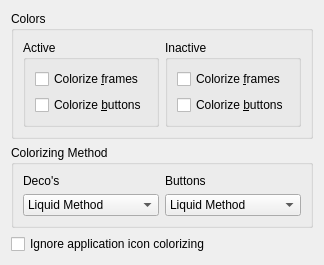
     <widget class="QWidget" name="TabPage">
      <attribute name="title">
       <string>Colors</string>
      </attribute>
      <layout class="QVBoxLayout">
       <item>
        <widget class="QGroupBox" name="buttonGroup2">
         <property name="title">
          <string>Colors</string>
         </property>
         <layout class="QVBoxLayout">
          <item>
           <layout class="QHBoxLayout">
            <item>
             <widget class="QGroupBox" name="buttonGroup14">
              <property name="title">
               <string>Active</string>
              </property>
              <layout class="QVBoxLayout">
               <item>
                <widget class="QCheckBox" name="colorizeActFramesChkBox">
                 <property name="text">
                  <string>Colorize &amp;frames</string>
                 </property>
                </widget>
               </item>
               <item>
                <widget class="QCheckBox" name="colorizeActButtonsChkBox">
                 <property name="text">
                  <string>Colorize &amp;buttons</string>
                 </property>
                </widget>
               </item>
              </layout>
             </widget>
            </item>
            <item>
             <widget class="QGroupBox" name="buttonGroup14_2">
              <property name="title">
               <string>Inactive</string>
              </property>
              <layout class="QVBoxLayout">
               <item>
                <widget class="QCheckBox" name="colorizeInActFramesChkBox">
                 <property name="text">
                  <string>Colorize &amp;frames</string>
                 </property>
                </widget>
               </item>
               <item>
                <widget class="QCheckBox" name="colorizeInActButtonsChkBox">
                 <property name="text">
                  <string>Colorize &amp;buttons</string>
                 </property>
                </widget>
               </item>
              </layout>
             </widget>
            </item>
           </layout>
          </item>
         </layout>
        </widget>
       </item>
       <item>
        <widget class="QGroupBox" name="buttonGroup5_2">
         <property name="title">
          <string>Colorizing Method</string>
         </property>
         <layout class="QHBoxLayout">
          <item>
           <layout class="QVBoxLayout">
            <item>
             <widget class="QLabel" name="textLabel2_4">
              <property name="text">
               <string>Deco's</string>
              </property>
              <property name="wordWrap">
               <bool>false</bool>
              </property>
             </widget>
            </item>
            <item>
             <widget class="KComboBox" name="decoColorizeComboBox">
              <item>
               <property name="text">
                <string>Liquid Method</string>
               </property>
              </item>
              <item>
               <property name="text">
                <string>KDE Method</string>
               </property>
              </item>
              <item>
               <property name="text">
                <string>Hue Adjustment</string>
               </property>
              </item>
             </widget>
            </item>
           </layout>
          </item>
          <item>
           <layout class="QVBoxLayout">
            <item>
             <widget class="QLabel" name="textLabel3">
              <property name="text">
               <string>Buttons</string>
              </property>
              <property name="wordWrap">
               <bool>false</bool>
              </property>
             </widget>
            </item>
            <item>
             <widget class="KComboBox" name="buttonsColorizeComboBox">
              <item>
               <property name="text">
                <string>Liquid Method</string>
               </property>
              </item>
              <item>
               <property name="text">
                <string>KDE Method</string>
               </property>
              </item>
              <item>
               <property name="text">
                <string>Hue Adjustment</string>
               </property>
              </item>
             </widget>
            </item>
           </layout>
          </item>
         </layout>
        </widget>
       </item>
       <item>
        <widget class="QCheckBox" name="ignoreAppIcnCol">
         <property name="text">
          <string>Ignore application icon colorizing</string>
         </property>
        </widget>
       </item>
       <item>
        <spacer name="spacer_2">
         <property name="orientation">
          <enum>Qt::Vertical</enum>
         </property>
         <property name="sizeType">
          <enum>QSizePolicy::Expanding</enum>
         </property>
         <property name="sizeHint" stdset="0">
          <size>
           <width>20</width>
           <height>0</height>
          </size>
         </property>
        </spacer>
       </item>
      </layout>
     </widget>
